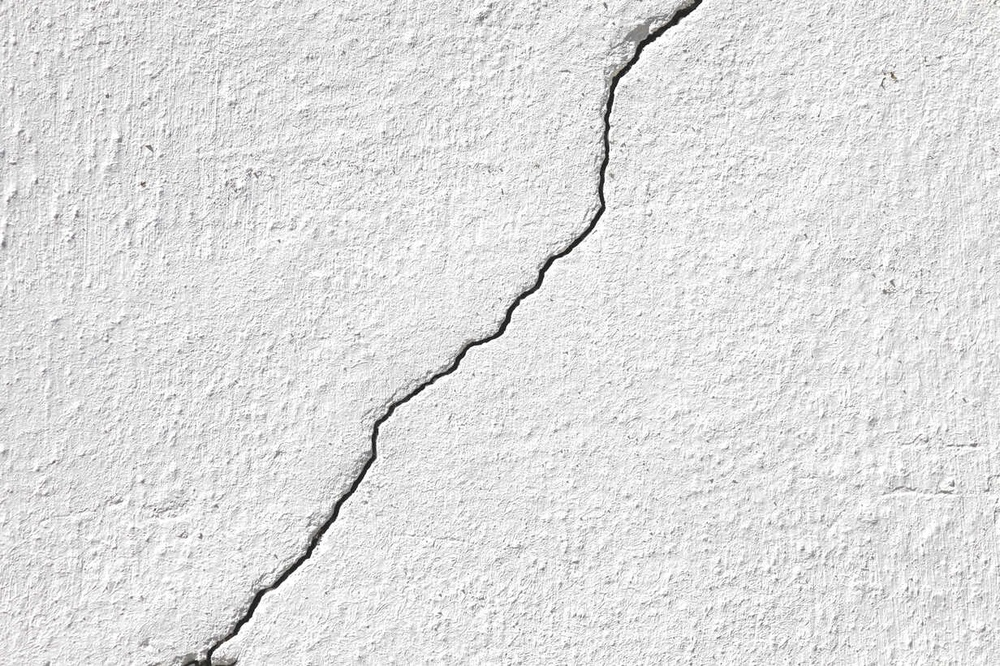
#> input picture Final Exercise/final2.jpg, 1000 x 666 px, shrunk from 1232 x 821 before the run
$ python final2_sobel.py
#> lines starting #> are read from the running program, lines starting #| are printed output that depends on the picture
import numpy as np
import matplotlib.pyplot as plt
import cv2 as cv
from scipy import ndimage

def Sobel_filter(img, direction):
    if (direction == 'x'):
        gx = np.array([[-1, 0, 1], [-2, 0, 2], [-1, 0, 1]])
        conv_val = ndimage.convolve(img, gx)
    if (direction == 'y'):
        gy = np.array([[-1, -2, -1], [0, 0, 0], [1, 2, 1]])
        conv_val = ndimage.convolve(img, gy)
    return conv_val

def normalize(img):
    Norm_ = img/np.max(img)
    return Norm_

if __name__ == "__main__":
    img = cv.imread('final2.jpg', cv.IMREAD_GRAYSCALE)
#> img: shape (666, 1000); min 7, max 255, mean 223.1
    img = np.array(img, dtype=float)

    plt.subplot(2,2,1)
    plt.imshow(img, cmap='gray')
    plt.title('Original')

    gx = Sobel_filter(img, 'x')
#> in Sobel_filter, `conv_val = ndimage.convolve(img, gx)`:
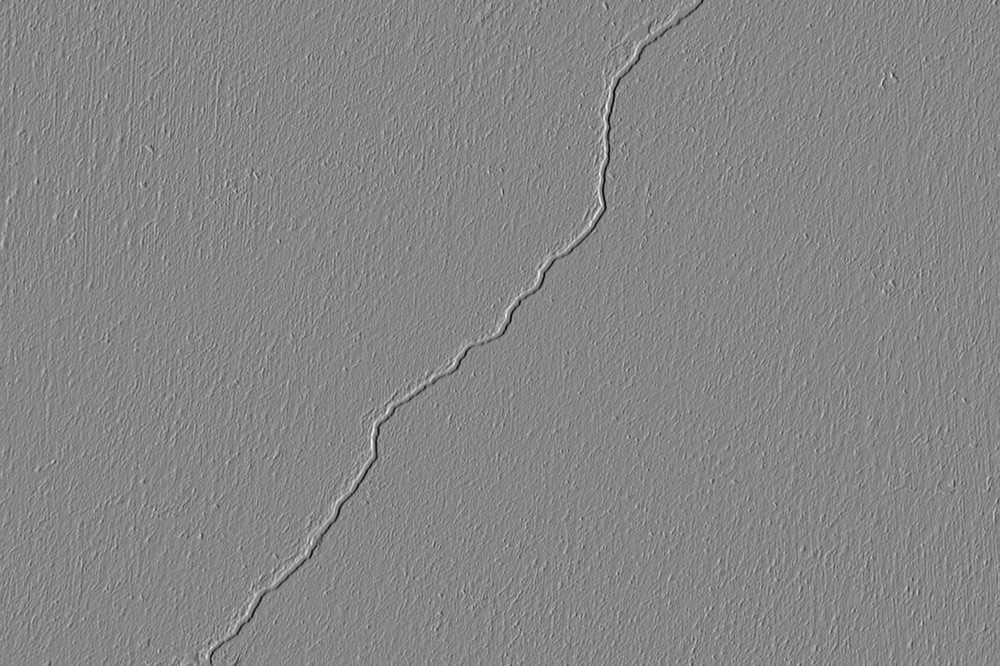
#> conv_val: shape (666, 1000) float64; min -919, max 828, mean -0.1; drawn with min black and max white
    gx = normalize(gx)

    gy = Sobel_filter(img, 'y')
    gy = normalize(gy)

    plt.subplot(2,2,2)
    plt.imshow(gx, cmap='gray')
    plt.title('Sobel horizontal')

    plt.subplot(2,2,3)
    plt.imshow(gy, cmap='gray')
    plt.title('Sobel vertical')

    mag = np.sqrt(gx**2 + gy**2)
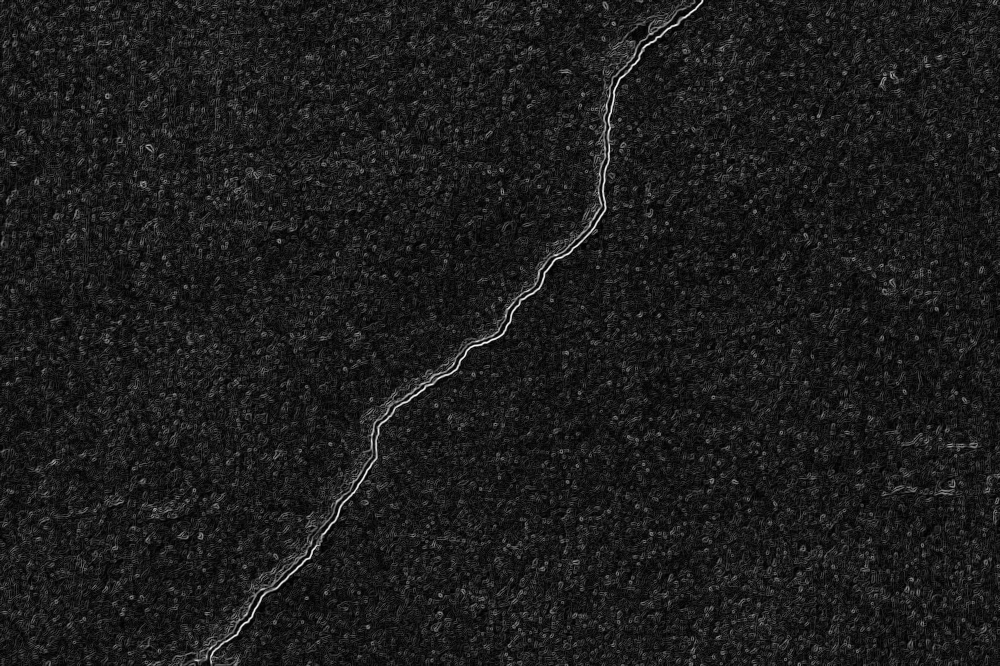
#> mag: shape (666, 1000) float64; min 0, max 1.16, mean 0.13; drawn with min black and max white
    plt.subplot(2,2,4)
    plt.imshow(mag, cmap='gray')
    plt.title('Sobel Edge Detection Image')

    plt.show()
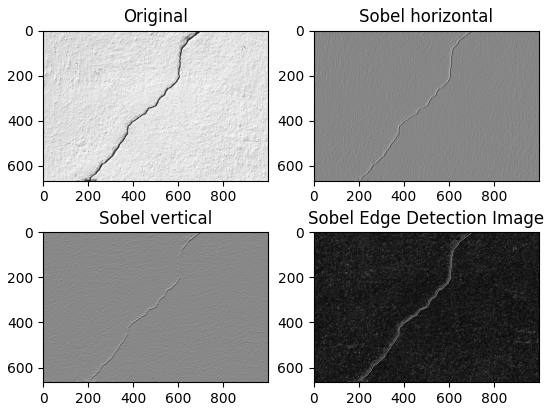
#> figure drawn by matplotlib, 4 panels

$ run again, with Final Exercise/final4.jpg copied over Final Exercise/final2.jpg
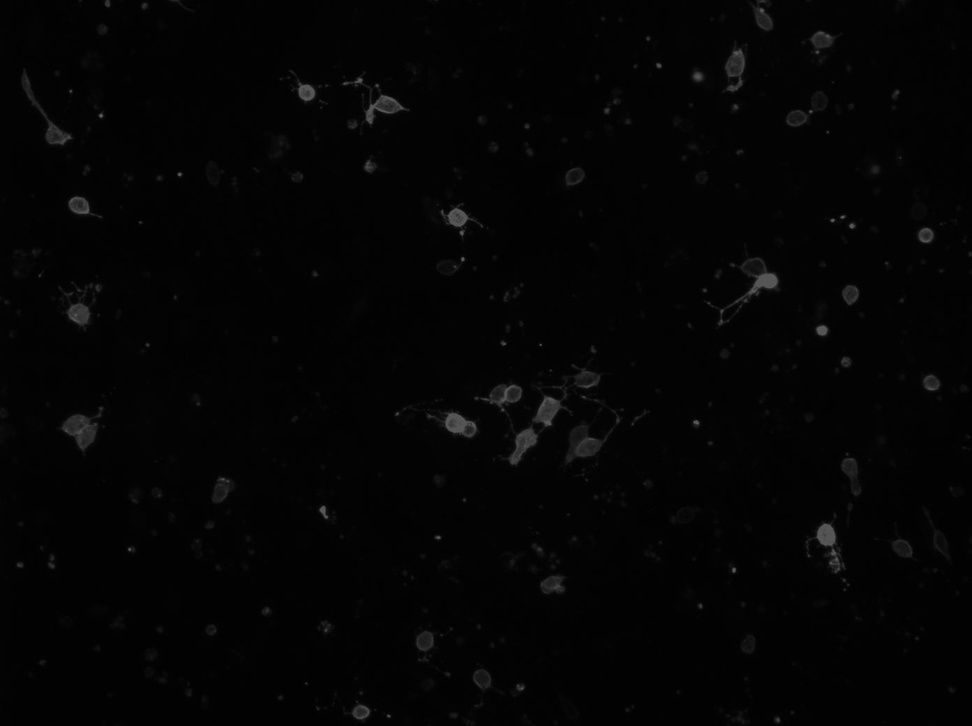
#> input picture Final Exercise/final4.jpg, 972 x 726 px, shrunk from 1392 x 1040 before the run
#> img is the input picture: shape (726, 972); min 0, max 96, mean 4.1
#> in Sobel_filter, `conv_val = ndimage.convolve(img, gx)`:
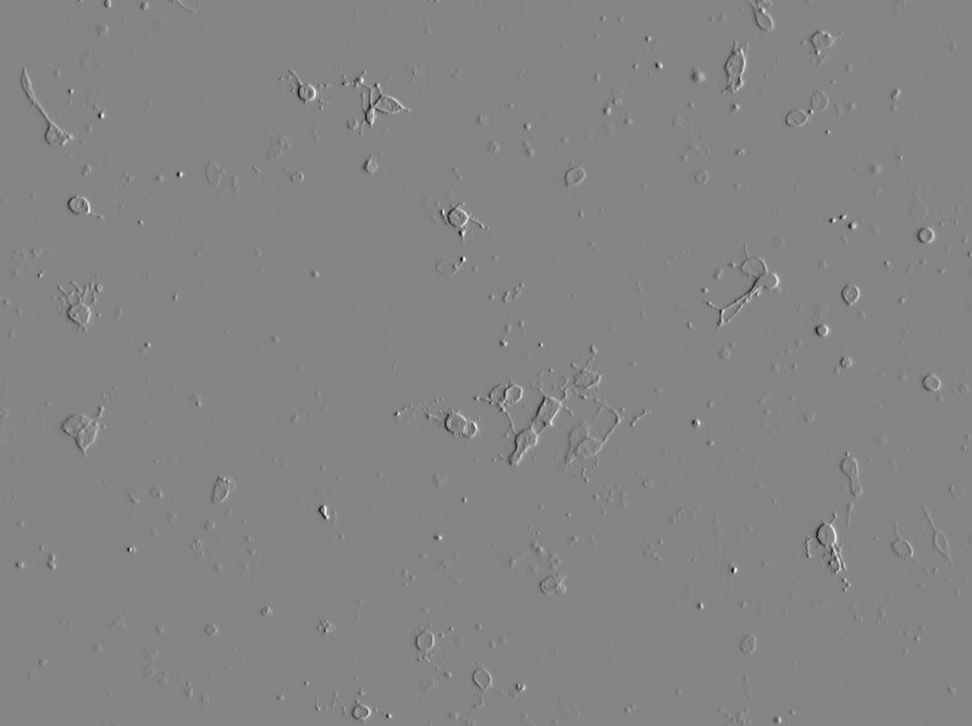
#> conv_val: shape (726, 972) float64; min -312, max 286, mean 0; drawn with min black and max white
#> `plt.show()`:
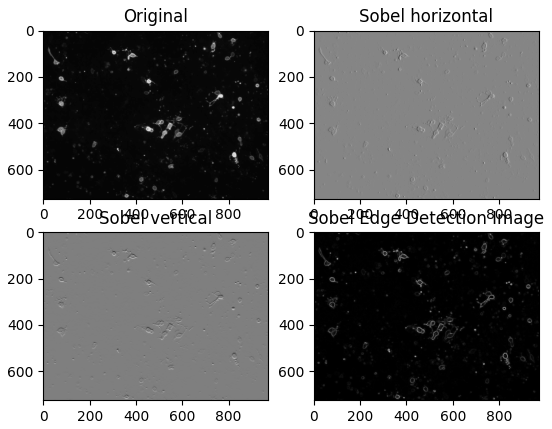
#> figure drawn by matplotlib, 4 panels
